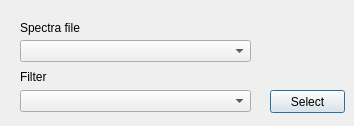
<?xml version="1.0" encoding="UTF-8"?>
<ui version="4.0">
 <class>Dialog</class>
 <widget class="QDialog" name="Dialog">
  <property name="geometry">
   <rect>
    <x>0</x>
    <y>0</y>
    <width>354</width>
    <height>126</height>
   </rect>
  </property>
  <property name="windowTitle">
   <string>Dialog</string>
  </property>
  <widget class="QPushButton" name="SetFilter_btn">
   <property name="geometry">
    <rect>
     <x>270</x>
     <y>90</y>
     <width>75</width>
     <height>23</height>
    </rect>
   </property>
   <property name="text">
    <string>Select</string>
   </property>
  </widget>
  <widget class="QComboBox" name="SP_CBox">
   <property name="geometry">
    <rect>
     <x>20</x>
     <y>40</y>
     <width>231</width>
     <height>22</height>
    </rect>
   </property>
  </widget>
  <widget class="QLabel" name="label">
   <property name="geometry">
    <rect>
     <x>20</x>
     <y>20</y>
     <width>91</width>
     <height>16</height>
    </rect>
   </property>
   <property name="text">
    <string>Spectra file</string>
   </property>
  </widget>
  <widget class="QComboBox" name="Filter_CBox">
   <property name="geometry">
    <rect>
     <x>20</x>
     <y>90</y>
     <width>231</width>
     <height>22</height>
    </rect>
   </property>
  </widget>
  <widget class="QLabel" name="label_2">
   <property name="geometry">
    <rect>
     <x>20</x>
     <y>70</y>
     <width>47</width>
     <height>13</height>
    </rect>
   </property>
   <property name="text">
    <string>Filter</string>
   </property>
  </widget>
 </widget>
 <resources/>
 <connections/>
</ui>
